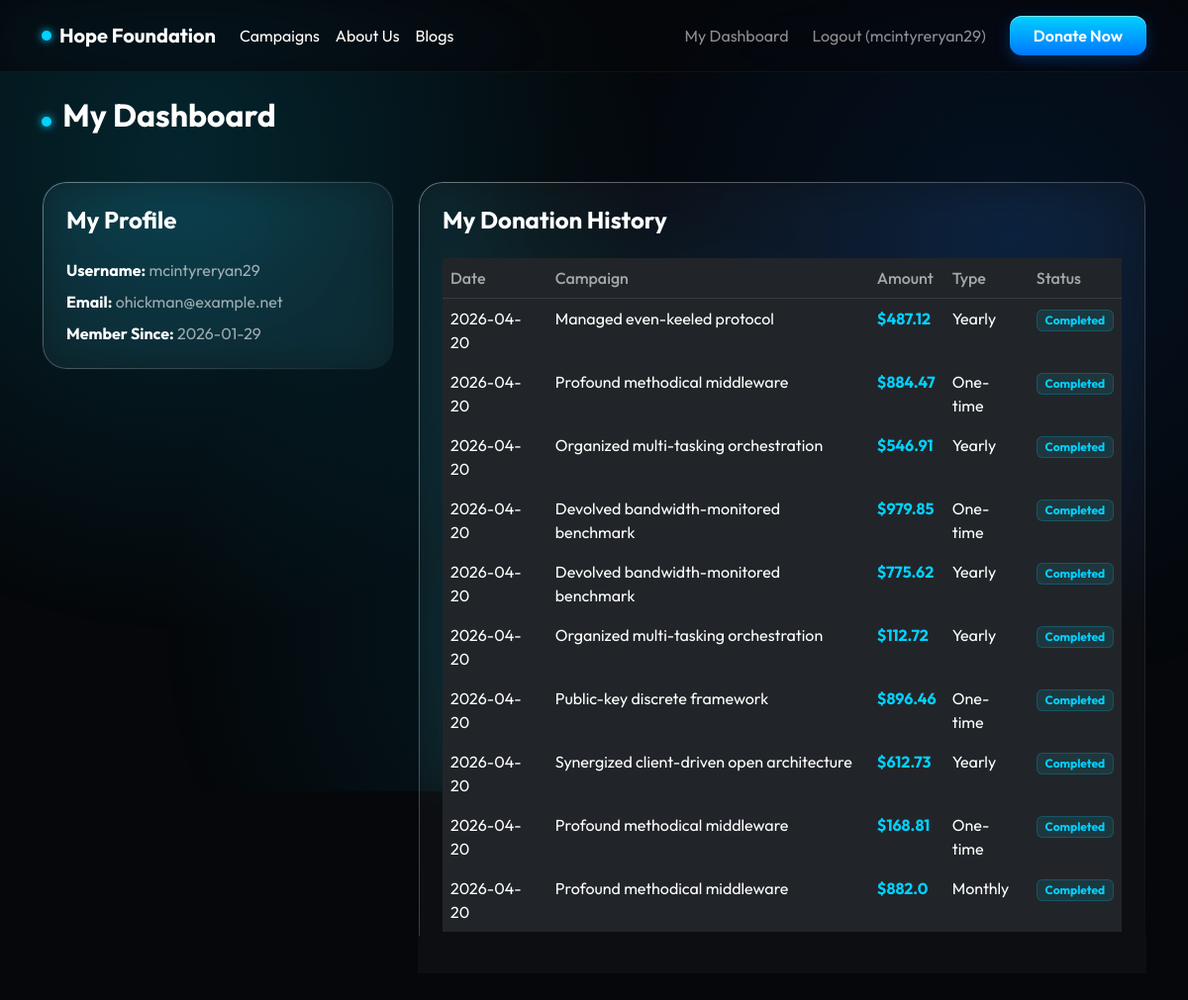
The app's page /dashboard (signed in) with its own data.
### models.py (models this page shows, shortened)
class User(db.Model):
    id = db.Column(db.Integer, primary_key=True)
    username = db.Column(db.String(50), unique=True, nullable=False)
    email = db.Column(db.String(100), unique=True, nullable=False)
    password = db.Column(db.String(255), nullable=False)
    phone = db.Column(db.String(20), nullable=True)
    is_admin = db.Column(db.Boolean, default=False)
    created_at = db.Column(db.DateTime, default=datetime.utcnow)

class Donation(db.Model):
    id = db.Column(db.Integer, primary_key=True)
    user_id = db.Column(db.Integer, db.ForeignKey('user.id'), nullable=True)
    campaign_id = db.Column(db.Integer, db.ForeignKey('campaign.id'), nullable=True)
    full_name = db.Column(db.String(100), nullable=False)
    email = db.Column(db.String(100), nullable=False)
    amount = db.Column(db.Float, nullable=False)
    donation_type = db.Column(db.String(50), default='One-time')
    payment_method = db.Column(db.String(50), nullable=False)
    transaction_id = db.Column(db.String(100), unique=True, nullable=False)
    status = db.Column(db.String(20), default='Completed')
    created_at = db.Column(db.DateTime, default=datetime.utcnow)
    user = db.relationship('User', backref=db.backref('donations', lazy='dynamic'))
    campaign = db.relationship('Campaign', backref=db.backref('donations', lazy='dynamic'))

class Campaign(db.Model):
    id = db.Column(db.Integer, primary_key=True)
    title = db.Column(db.String(150), nullable=False)
    category = db.Column(db.String(50), default='General')
    image_url = db.Column(db.String(255), default='https://via.placeholder.com/600x400?text=Campaign')
    description = db.Column(db.Text, nullable=False)
    goal_amount = db.Column(db.Float, nullable=False)
    raised_amount = db.Column(db.Float, default=0.0)
    is_active = db.Column(db.Boolean, default=True)
    created_at = db.Column(db.DateTime, default=datetime.utcnow)

### app.py (the view)
@app.route('/dashboard')
@login_required
def donor_dashboard():
    user = User.query.get(session['user_id'])
    donations = user.donations.order_by(Donation.created_at.desc()).all()
    return render_template('donor_dashboard.html', user=user, donations=donations)

### app.py (called while the page is built)
def login_required(f):
    @wraps(f)
    def decorated_function(*args, **kwargs):
        if 'user_id' not in session:
            flash('Please log in to access this page.', 'warning')
            return redirect(url_for('auth'))
        return f(*args, **kwargs)
    return decorated_function

### templates/donor_dashboard.html
{% extends "base.html" %}
{% block content %}
<div class="mb-5 mt-4">
    <div class="status-pulse me-2"></div>
    <h2 class="d-inline fw-bold text-white">My Dashboard</h2>
</div>
<div class="row g-4">
    <div class="col-lg-4">
        <div class="glossy-card p-4">
            <h4 class="fw-bold text-white mb-4">My Profile</h4>
            <p class="text-muted mb-2"><strong class="text-white">Username:</strong> {{ user.username }}</p>
            <p class="text-muted mb-2"><strong class="text-white">Email:</strong> {{ user.email }}</p>
            <p class="text-muted mb-0"><strong class="text-white">Member Since:</strong> {{ user.created_at.strftime('%Y-%m-%d') }}</p>
        </div>
    </div>
    <div class="col-lg-8">
        <div class="glossy-card p-4">
            <h4 class="fw-bold text-white mb-4">My Donation History</h4>
            <div class="table-responsive">
                <table class="table table-dark table-borderless table-hover">
                    <thead style="border-bottom: 1px solid rgba(255,255,255,0.1);">
                        <tr>
                            <th class="text-muted fw-medium">Date</th>
                            <th class="text-muted fw-medium">Campaign</th>
                            <th class="text-muted fw-medium">Amount</th>
                            <th class="text-muted fw-medium">Type</th>
                            <th class="text-muted fw-medium">Status</th>
                        </tr>
                    </thead>
                    <tbody>
                        {% for don in donations %}
                        <tr>
                            <td>{{ don.created_at.strftime('%Y-%m-%d') }}</td>
                            <td>{{ don.campaign.title if don.campaign else 'General Fund' }}</td>
                            <td class="fw-bold" style="color: var(--accent-blue);">${{ don.amount }}</td>
                            <td>{{ don.donation_type }}</td>
                            <td><span class="badge" style="background: rgba(0, 209, 255, 0.1); color: var(--accent-blue); border: 1px solid rgba(0, 209, 255, 0.2);">{{ don.status }}</span></td>
                        </tr>
                        {% else %}
                        <tr><td colspan="5" class="text-center text-muted py-4">No donations found.</td></tr>
                        {% endfor %}
                    </tbody>
                </table>
            </div>
        </div>
    </div>
</div>
{% endblock %}

### templates/base.html (shortened to what this page needs)
<!DOCTYPE html>
<html lang="en">
<head>
    <link href="https://cdn.jsdelivr.net/npm/bootstrap@5.3.0/dist/css/bootstrap.min.css" rel="stylesheet">
</head>
<body>
<nav class="navbar navbar-expand-lg navbar-dark navbar-glossy mb-4 sticky-top">
  <div class="container py-2">
    <a class="navbar-brand fw-bold d-flex align-items-center gap-2" href="{{ url_for('index') }}">
        <div class="status-pulse"></div>
        Hope Foundation
    </a>
    <div class="collapse navbar-collapse" id="navbarNav">
      <ul class="navbar-nav me-auto">
        <li class="nav-item"><a class="nav-link text-white" href="{{ url_for('campaigns') }}">Campaigns</a></li>
        <li class="nav-item"><a class="nav-link text-white" href="{{ url_for('about') }}">About Us</a></li>
        <li class="nav-item"><a class="nav-link text-white" href="{{ url_for('blogs') }}">Blogs</a></li>
      </ul>
      <ul class="navbar-nav align-items-center gap-2">
        {% if session.get('user_id') %}
            {% if session.get('is_admin') %}
                <li class="nav-item"><a class="nav-link" href="{{ url_for('admin_dashboard') }}">Admin Panel</a></li>
            {% else %}
                <li class="nav-item"><a class="nav-link" href="{{ url_for('donor_dashboard') }}">My Dashboard</a></li>
            {% endif %}
            <li class="nav-item"><a class="nav-link" href="{{ url_for('logout') }}">Logout ({{ session.get('username') }})</a></li>
        {% else %}
            <li class="nav-item"><a class="nav-link" href="{{ url_for('auth') }}">Login / Sign Up</a></li>
        {% endif %}
        <li class="nav-item ms-lg-2 mt-2 mt-lg-0"><a class="btn btn-primary-glossy py-2 px-4 text-decoration-none" href="{{ url_for('donate') }}">Donate Now</a></li>
      </ul>
    </div>
  </div>
</nav>
<div class="container pb-5">
    {% block content %}{% endblock %}
</div>
</body>
</html>

### templates/base.html (style rules this page uses)
:root { --bg-navy: #05070A; --accent-blue: #00D1FF; --accent-dark: #0076FF; --text-primary: #ffffff; --text-muted: rgba(255, 255, 255, 0.6); }
body { background-color: var(--bg-navy); color: var(--text-primary); font-family: 'Outfit', sans-serif; position: relative; overflow-x: hidden; animation: pageLoad 0.4s ease-out forwards; min-height: 100vh; }
body::before { content: ''; position: fixed; top: 0; left: 0; width: 100vw; height: 100vh; background: radial-gradient(circle at 15% 20%, rgba(0, 209, 255, 0.15), transparent 40%), radial-gradient(circle at 85% 30%, rgba(0, 118, 255, 0.1), transparent 40%), radial-gradient(circle at 50% 80%, rgba(0, 209, 255, 0.1), transparent 50%); z-index: -1; pointer-events: none; }
.glossy-card { background: rgba(255, 255, 255, 0.03); backdrop-filter: blur(20px); -webkit-backdrop-filter: blur(20px); border: 1px solid transparent; background-clip: padding-box; position: relative; border-radius: 24px; }
.glossy-card::before { content: ""; position: absolute; top: 0; left: 0; right: 0; bottom: 0; border-radius: inherit; padding: 1px; background: linear-gradient(135deg, rgba(255,255,255,0.4), transparent); -webkit-mask: linear-gradient(#fff 0 0) content-box, linear-gradient(#fff 0 0); -webkit-mask-composite: xor; mask-composite: exclude; pointer-events: none; }
.btn-primary-glossy { background: linear-gradient(180deg, #00D1FF 0%, #0076FF 100%); color: #fff; border: none; border-radius: 12px; box-shadow: inset 0 1px 1px rgba(255, 255, 255, 0.5), 0 4px 15px rgba(0, 118, 255, 0.3); font-weight: 600; padding: 0.75rem 1.5rem; transition: all 0.3s ease; }
.status-pulse { display: inline-block; width: 10px; height: 10px; border-radius: 50%; background-color: var(--accent-blue); box-shadow: 0 0 8px var(--accent-blue); animation: pulse 2s infinite; }
.navbar-glossy { background: rgba(5, 7, 10, 0.7) !important; backdrop-filter: blur(15px); border-bottom: 1px solid rgba(255, 255, 255, 0.05); }
.text-muted { color: var(--text-muted) !important; }

### records on screen
User: get "mcintyreryan29", username "mcintyreryan29", email "ohickman@example.net", created_at "2026-01-29"
Donation: created_at "2026-04-20", campaign "Managed even-keeled protocol", amount "487.12", donation_type "Yearly", status "Completed"
Donation: created_at "2026-04-20", campaign "Profound methodical middleware", amount "884.47", donation_type "One-time", status "Completed"
Donation: created_at "2026-04-20", campaign "Organized multi-tasking orchestration", amount "546.91", donation_type "Yearly", status "Completed"
Donation: created_at "2026-04-20", campaign "Devolved bandwidth-monitored benchmark", amount "979.85", donation_type "One-time", status "Completed"
Donation: created_at "2026-04-20", campaign "Devolved bandwidth-monitored benchmark", amount "775.62", donation_type "Yearly", status "Completed"
Donation: created_at "2026-04-20", campaign "Organized multi-tasking orchestration", amount "112.72", donation_type "Yearly", status "Completed"
Donation: created_at "2026-04-20", campaign "Public-key discrete framework", amount "896.46", donation_type "One-time", status "Completed"
Donation: created_at "2026-04-20", campaign "Synergized client-driven open architecture", amount "612.73", donation_type "Yearly", status "Completed"
Donation: created_at "2026-04-20", campaign "Profound methodical middleware", amount "168.81", donation_type "One-time", status "Completed"
Donation: created_at "2026-04-20", campaign "Profound methodical middleware", amount "882.0", donation_type "Monthly", status "Completed"
